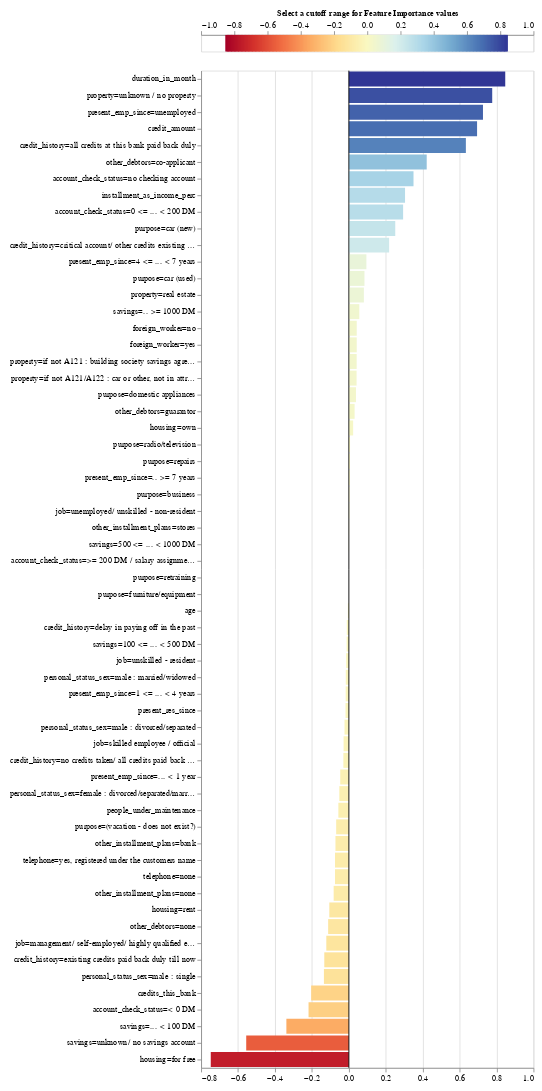

The cell this chart's notebook holds for it:
### Markdown cell above
##### We can use the method plot_shap_values to get a visual representation. 
##### Parameters: feature_names, the list of features, exp, the explanation we want to plot, start and end, which denotes the range of features we want to plot

### Code cell
exp.plot_features_importance()

### Figure 1 — Vega-Lite specification as saved in the notebook (floating-point values rounded to 4 significant figures; data arrays with more than 128 entries replaced by an {"elided": "..."} marker saying what was removed)
{"config": {"view": {"continuousWidth": 400, "continuousHeight": 300}, "axis": {"labelFontSize": 10, "labelLimit": 225.0}}, "vconcat": [{"layer": [{"data": {"name": "data-ff0a70cacdc6f5bba308095f10544d9a"}, "mark": {"type": "rule", "strokeWidth": 3}, "encoding": {"color": {"type": "quantitative", "field": "xValue", "legend": null, "scale": {"domain": [-0.847, 0.847], "domainMid": 0, "scheme": "redyellowblue"}}, "x": {"type": "quantitative", "axis": {"orient": "top", "titleFontSize": 10}, "field": "xValue", "title": "Select a cutoff range for Feature Importance values "}}}, {"data": {"name": "data-c7bc3ae69e1253e8223f70a11d04b99d"}, "mark": {"type": "rect", "color": "black", "height": 20, "opacity": 0.4, "tooltip": true}, "encoding": {"x": {"type": "quantitative", "field": "x_min"}, "x2": {"field": "x_max"}, "y": {"type": "quantitative", "axis": null, "field": "y"}}, "selection": {"Cutter": {"type": "single", "fields": ["cutoff"], "bind": {"input": "range", "max": 0.847, "min": 0, "name": "Importance cutoff value (±) ", "step": 0.01694}, "init": {"cutoff": 0.0}}}, "transform": [{"calculate": "(-Cutter.cutoff)", "as": "x_min"}, {"calculate": "Cutter.cutoff", "as": "x_max"}]}], "height": 20}, {"layer": [{"data": {"name": "data-0950a43e1af068c5582afe3c60bb3b6d"}, "mark": "bar", "encoding": {"color": {"type": "quantitative", "field": "value", "legend": null, "scale": {"domain": [-0.847, 0.847], "domainMid": 0, "scheme": "blueorange"}}, "tooltip": [{"type": "nominal", "field": "name", "title": "Feature"}, {"type": "quantitative", "field": "value", "title": "Importance"}], "x": {"type": "quantitative", "field": "value", "title": null}, "y": {"type": "nominal", "field": "name", "sort": {"field": "value", "op": "mean", "order": "descending"}, "title": null}}, "selection": {"Cutter": {"type": "single", "fields": ["cutoff"], "bind": {"input": "range", "max": 0.847, "min": 0, "name": "Importance cutoff value (±) ", "step": 0.01694}, "init": {"cutoff": 0.0}}}, "transform": [{"filter": "((datum.value > Cutter.cutoff) || (datum.value < (-Cutter.cutoff)))"}]}, {"data": {"name": "data-9c00aa9dc2b1c1a0b4bf9b34ead12925"}, "mark": "rule", "encoding": {"x": {"type": "quantitative", "field": "x"}}}]}], "padding": 10, "$schema": "https://vega.github.io/schema/vega-lite/v4.8.1.json", "datasets": {"data-ff0a70cacdc6f5bba308095f10544d9a": {"elided": "200 records"}, "data-c7bc3ae69e1253e8223f70a11d04b99d": [{"y": 0, "x": -0.5, "x2": 0.5}], "data-0950a43e1af068c5582afe3c60bb3b6d": [{"name": "duration_in_month", "value": 0.847}, {"name": "credit_amount", "value": 0.6944}, {"name": "installment_as_income_perc", "value": 0.3044}, {"name": "present_res_since", "value": -0.01792}, {"name": "age", "value": -0.005164}, {"name": "credits_this_bank", "value": -0.204}, {"name": "people_under_maintenance", "value": -0.05676}, {"name": "account_check_status=0 <= ... < 200 DM", "value": 0.2939}, {"name": "account_check_status=< 0 DM", "value": -0.2182}, {"name": "account_check_status=>= 200 DM / salary assignments for at least 1 year", "value": 9.601e-05}, {"name": "account_check_status=no checking account", "value": 0.3502}, {"name": "credit_history=all credits at this bank paid back duly", "value": 0.6338}, {"name": "credit_history=critical account/ other credits existing (not at this bank)", "value": 0.2182}, {"name": "credit_history=delay in paying off in the past", "value": -0.01125}, {"name": "credit_history=existing credits paid back duly till now", "value": -0.1329}, {"name": "credit_history=no credits taken/ all credits paid back duly", "value": -0.0296}, {"name": "purpose=(vacation - does not exist?)", "value": -0.06856}, {"name": "purpose=business", "value": 0.003674}, {"name": "purpose=car (new)", "value": 0.2514}, {"name": "purpose=car (used)", "value": 0.08468}, {"name": "purpose=domestic appliances", "value": 0.03855}, {"name": "purpose=education", "value": 0.0}, {"name": "purpose=furniture/equipment", "value": -2.945e-18}, {"name": "purpose=radio/television", "value": 0.006493}, {"name": "purpose=repairs", "value": 0.005963}, {"name": "purpose=retraining", "value": 2.39e-18}, {"name": "savings=.. >= 1000 DM ", "value": 0.05671}, {"name": "savings=... < 100 DM", "value": -0.3382}, {"name": "savings=100 <= ... < 500 DM", "value": -0.01206}, {"name": "savings=500 <= ... < 1000 DM ", "value": 0.001055}, {"name": "savings=unknown/ no savings account", "value": -0.5557}, {"name": "present_emp_since=.. >= 7 years", "value": 0.005294}, {"name": "present_emp_since=... < 1 year ", "value": -0.04655}, {"name": "present_emp_since=1 <= ... < 4 years", "value": -0.01705}, {"name": "present_emp_since=4 <= ... < 7 years", "value": 0.09509}, {"name": "present_emp_since=unemployed", "value": 0.7264}, {"name": "personal_status_sex=female : divorced/separated/married", "value": -0.05151}, {"name": "personal_status_sex=male : divorced/separated", "value": -0.02343}, {"name": "personal_status_sex=male : married/widowed", "value": -0.0165}, {"name": "personal_status_sex=male : single", "value": -0.135}, {"name": "other_debtors=co-applicant", "value": 0.4217}, {"name": "other_debtors=guarantor", "value": 0.03123}, {"name": "other_debtors=none", "value": -0.112}, {"name": "property=if not A121 : building society savings agreement/ life insurance", "value": 0.04237}, {"name": "property=if not A121/A122 : car or other, not in attribute 6", "value": 0.04192}, {"name": "property=real estate", "value": 0.08148}, {"name": "property=unknown / no property", "value": 0.7764}, {"name": "other_installment_plans=bank", "value": -0.07247}, {"name": "other_installment_plans=none", "value": -0.08219}, {"name": "other_installment_plans=stores", "value": 0.001695}, {"name": "housing=for free", "value": -0.7477}, {"name": "housing=own", "value": 0.02338}, {"name": "housing=rent", "value": -0.1058}, {"name": "job=management/ self-employed/ highly qualified employee/ officer", "value": -0.122}, {"name": "job=skilled employee / official", "value": -0.02837}, {"name": "job=unemployed/ unskilled - non-resident", "value": 0.002873}, {"name": "job=unskilled - resident", "value": -0.01446}, {"name": "telephone=none", "value": -0.07507}, {"name": "telephone=yes, registered under the customers name ", "value": -0.07507}, {"name": "foreign_worker=no", "value": 0.04269}, {"name": "foreign_worker=yes", "value": 0.04269}], "data-9c00aa9dc2b1c1a0b4bf9b34ead12925": [{"x": 0}]}}
